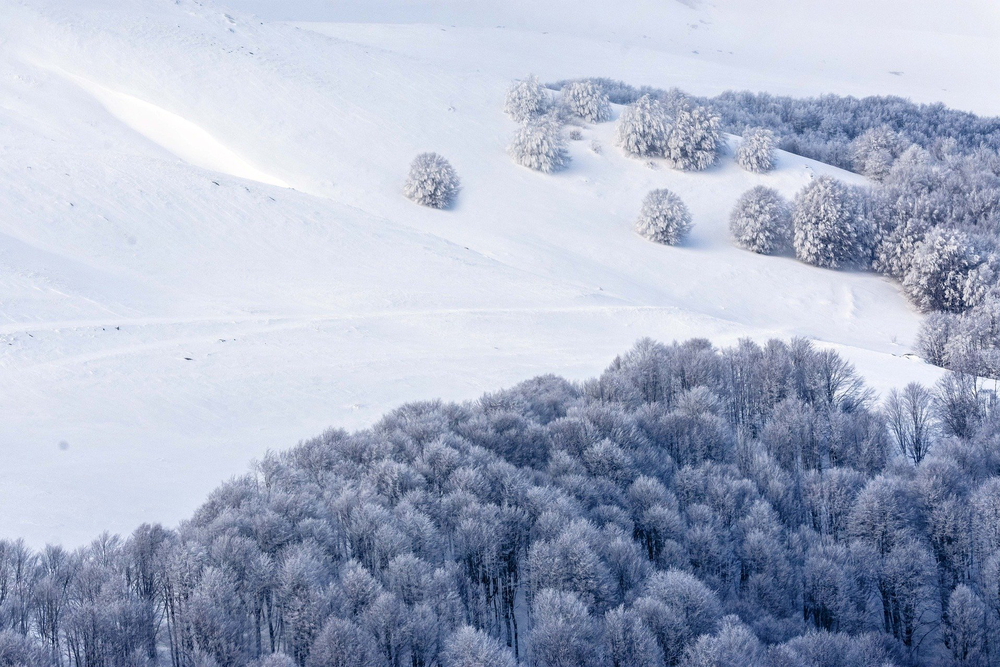
#> input picture image.png, 1000 x 667 px, shrunk from 1920 x 1280 before the run
$ python script_stegano_decode.py
#> lines starting #> are read from the running program, lines starting #| are printed output that depends on the picture
from tkinter.filedialog import *
from PIL import Image

nom_image = askopenfilename(title=u"Ouvrir votre image",filetypes=[('images png','.png'),('images jpeg','.jpeg'),('images ppm','.ppm'),('images bmp','.bmp')])
#> the answer given: image.png
#cf ligne 9 programme script_stegano_code.py

im = Image.open(nom_image)
#> im is the input picture: PIL image 1000x667 RGB; mean R, G, B 168.1, 177.3, 198.9

r,g,b=im.split() #Eclate l'image en 3 bandes rouge, vert et bleu
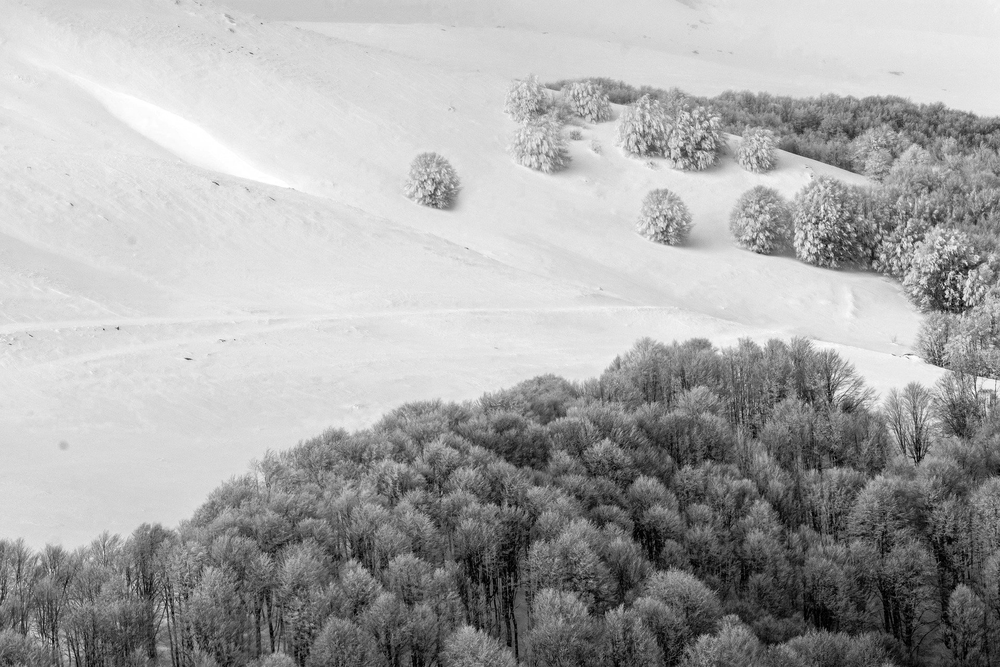
#> r: PIL image 1000x667 L; min 0, max 255, mean 168.1
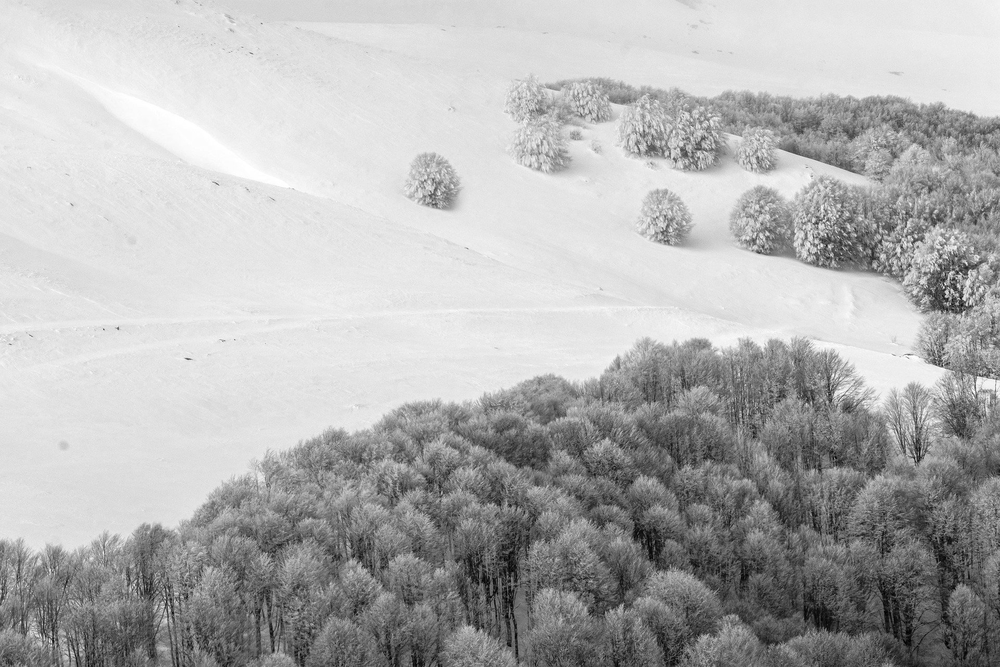
#> g: PIL image 1000x667 L; min 0, max 255, mean 177.3
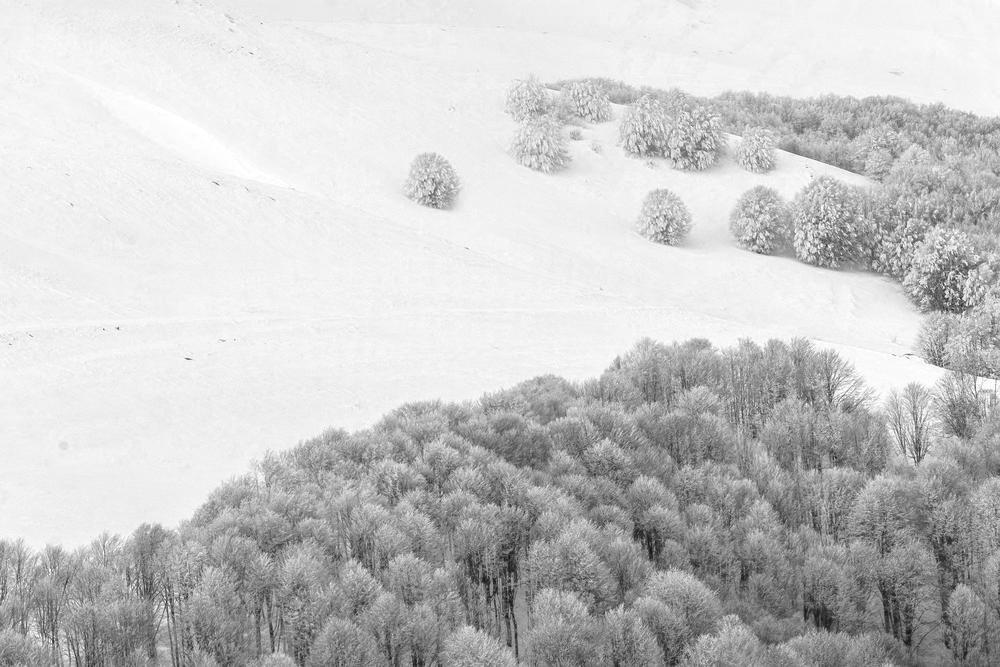
#> b: PIL image 1000x667 L; min 16, max 255, mean 198.9

### Détection de la couleur modifiée ###

red = list(r.getdata())  # Créée une liste contenant toutes les intensités de la bande rouge
#> red = 667000 items
green = list(g.getdata())
#> green = 667000 items
blue = list(b.getdata())
#> blue = 667000 items

red_sum = sum(red) #Somme des intensités des rouges
#> red_sum = 112130273
green_sum =sum(green)
#> green_sum = 118244001
blue_sum = sum(blue)
#> blue_sum = 132663716

taille=[red_sum, green_sum, blue_sum] #Liste contenant les valeurs des intensités des 3 couleurs
#> taille = [112130273, 118244001, 132663716]

taille.sort(reverse=False) #tri dans l'ordre décroissant pour trouver la couleur la plus présente (taille[0])

if taille[0] == red_sum: #si la couleur la DEPEND DU CHOIX PRECEDENT présente est le rouge
    couleur_acc = list(r.getdata()) # alors on modifie l'intensité du rouge
#> couleur_acc = 667000 items

if taille[0] == green_sum:
    couleur_acc = list(g.getdata())

if taille[0] == blue_sum:
    couleur_acc = list(b.getdata())

#### Décodage du texte ####

p=[str(x%2) for x in couleur_acc[0:8]]
#> p = ['1', '0', '0', '0', '1', '1', '0', '1']

q="".join(p)

q=int(q,2)
#> q = 141

#lecture du message

n=[str(x%2) for x in couleur_acc[8:8*(q+1)]]
#> n = 1128 items, first 6: '0', '1', '1', '0', '1', '1'

b="".join(n)

message=""

for k in range(0,q):
    l=b[8*k:8*k+8]
    message=message+chr(int(l,2))
#> this loop made 141 passes
#> l on passes 2 to 13: '00001100', '11011010', '01010001', '01100110', '00011111', '10000011', '01101010', '01110101', '10101001', '10110000', '11000001', '01110000'
#> (l, message) on pass 1: ('01101111', 'o')

print ("Le texte encodé dans l'image est :",message)
#| Le texte encodé dans l'image est : oÚQfju©°Ápé°Âg@ÿîï'÷RßË2Èáø­ÊVÈYÆsh&ý.ÖWßÓÂ°:¬q@¤zh÷QBSLí«Kïc5J?û"Y\°¡C§ü  ¶ÎmÀ:îcöDv=ÁÑ\W7·!×
#| gk£({>2ã÷iúö|E
